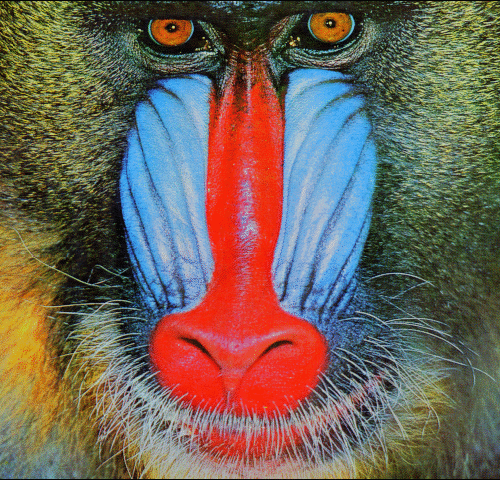
#> input picture Images/baboon_color.bmp, 500 x 480 px
$ python problem1_1.py
#> lines starting #> are read from the running program, lines starting #| are printed output that depends on the picture
import numpy as np
import matplotlib.pyplot as plt
import imageio.v3 as imageio


def reconstruct(u, s, vt, p):
    return u[:, :p] @ np.diag(s[:p]) @ vt[:p, :]


if __name__ == "__main__":
    image_1 = np.array(imageio.imread('../Images/baboon_color.bmp', mode='RGB'))  # 500x480
#> image_1 is the input picture: shape (480, 500, 3); mean R, G, B 113, 100.4, 88.7
    image_2 = np.array(imageio.imread('../Images/cells2.jpg', mode="RGB"))  # 420x321
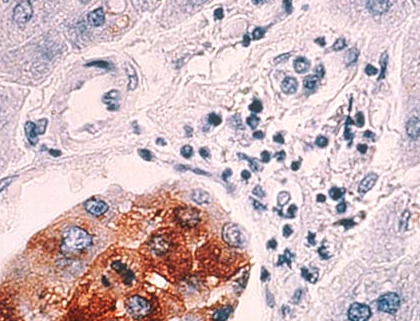
#> input picture Images/cells2.jpg, 420 x 321 px
#> image_2 is the input picture: shape (321, 420, 3); mean R, G, B 208.2, 185.6, 190.3
    image_3 = np.array(imageio.imread('../Images/einstein.jpg', mode="RGB"))  # 186x182
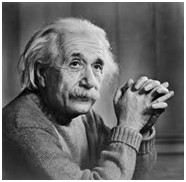
#> input picture Images/einstein.jpg, 186 x 182 px
#> image_3 is the input picture: shape (182, 186, 3); min 0, max 255, mean 104.6

    image_1_R = image_1[:, :, 0]  # R
    image_1_G = image_1[:, :, 1]  # G
    image_1_B = image_1[:, :, 2]  # B

    image_2_R = image_2[:, :, 0]
    image_2_G = image_2[:, :, 1]
    image_2_B = image_2[:, :, 2]

    image_3_R = image_3[:, :, 0]
    image_3_G = image_3[:, :, 1]
    image_3_B = image_3[:, :, 2]

    U1r, S1r, VT1r = np.linalg.svd(image_1_R, full_matrices=False)
#> S1r = 480 values, max 59679.8 at index 0, min 1.4 at index 479, mean 648.1
    U1g, S1g, VT1g = np.linalg.svd(image_1_G, full_matrices=False)
#> S1g = 480 values, max 50740.7 at index 0, min 0.776 at index 479, mean 666.1
    U1b, S1b, VT1b = np.linalg.svd(image_1_B, full_matrices=False)
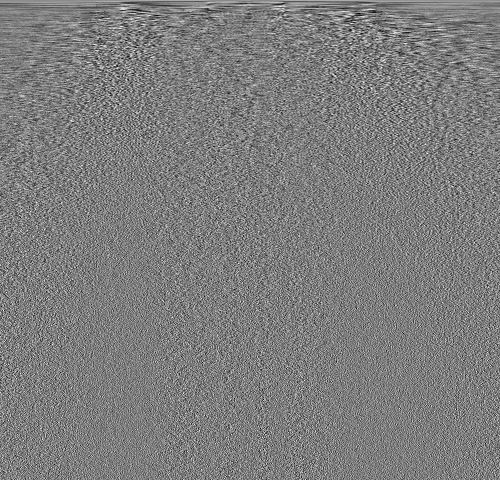
#> VT1b: shape (480, 500) float64; min -0.192, max 0.197, mean 0.000139; drawn with min black and max white
#> S1b = 480 values, max 49148.3 at index 0, min 0.923 at index 479, mean 684.8

    U2r, S2r, VT2r = np.linalg.svd(image_2_R, full_matrices=False)
#> S2r = 321 values, max 76636.8 at index 0, min 5.35 at index 320, mean 684.3
    U2g, S2g, VT2g = np.linalg.svd(image_2_G, full_matrices=False)
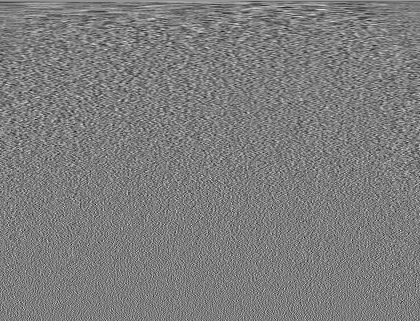
#> VT2g: shape (321, 420) float64; min -0.246, max 0.254, mean 0.000155; drawn with min black and max white
#> S2g = 321 values, max 68706.6 at index 0, min 4.2 at index 320, mean 655
    U2b, S2b, VT2b = np.linalg.svd(image_2_B, full_matrices=False)
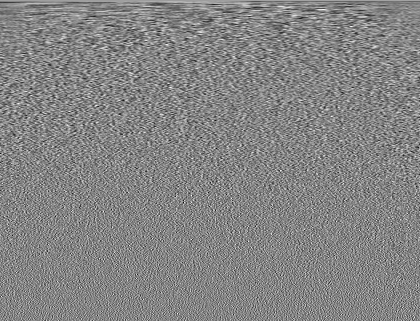
#> VT2b: shape (321, 420) float64; min -0.231, max 0.214, mean 0.000165; drawn with min black and max white
#> S2b = 321 values, max 70745.2 at index 0, min 4.95 at index 320, mean 651.3

    U3r, S3r, VT3r = np.linalg.svd(image_3_R, full_matrices=False)
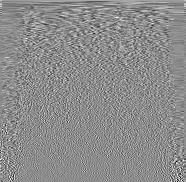
#> VT3r: shape (182, 186) float64; min -0.432, max 0.353, mean 0.00024; drawn with min black and max white
#> S3r = 182 values, max 20576.9 at index 0, min 0.162 at index 181, mean 349.2
    U3g, S3g, VT3g = np.linalg.svd(image_3_G, full_matrices=False)
#> S3g has the same summary as S3r
    U3b, S3b, VT3b = np.linalg.svd(image_3_B, full_matrices=False)
#> S3b has the same summary as S3r

    plt.imshow(reconstruct(U1r, S1r, VT1r, p=480))
    plt.show()

    plt.imshow(reconstruct(U2g, S2g, VT2g, p=2))
    plt.show()

    plt.imshow(reconstruct(U3r, S3r, VT3r, p=30))
#> call 3 of reconstruct, with s = array of shape (182,), p = 30
#> in reconstruct (call 3), `return u[:, :p] @ np.diag(s[:p]) @ vt[:p, :]`:
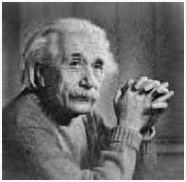
#> returned value: shape (182, 186) float64; min -13.27, max 262.7, mean 104.6; drawn with min black and max white
    plt.show()
